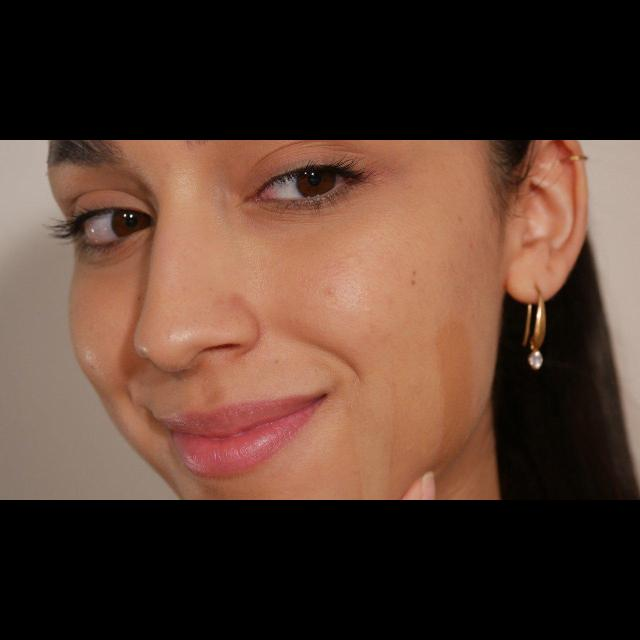
#> input picture Oily-Dry-Skin-Types/test/dry/dry_1d3b1b41c06745c89fb6_jpg.rf.9fe7b2181a36c2b6f67744be1af2fdd7.jpg, 640 x 640 px
$ python -i preprocess.py   (imports and definitions only)   (older library calls are emulated)
#> lines starting #> are read from the running program, lines starting #| are printed output that depends on the picture
#> further down, picture is the input picture: shape (640, 640, 3); mean B, G, R 47.2, 59.3, 84.9
import cv2
import numpy as np


# [42 lines left out: functions load_image, detect_face, calculate_blur_score, calculate_brightness_score, not called in this run]


def normalize_brightness(image):
    lab = cv2.cvtColor(image, cv2.COLOR_BGR2LAB)
#> lab: shape (640, 640, 3); mean of channels 0, 1, 2 69.3, 136.6, 138.8
    l_channel, a_channel, b_channel = cv2.split(lab)
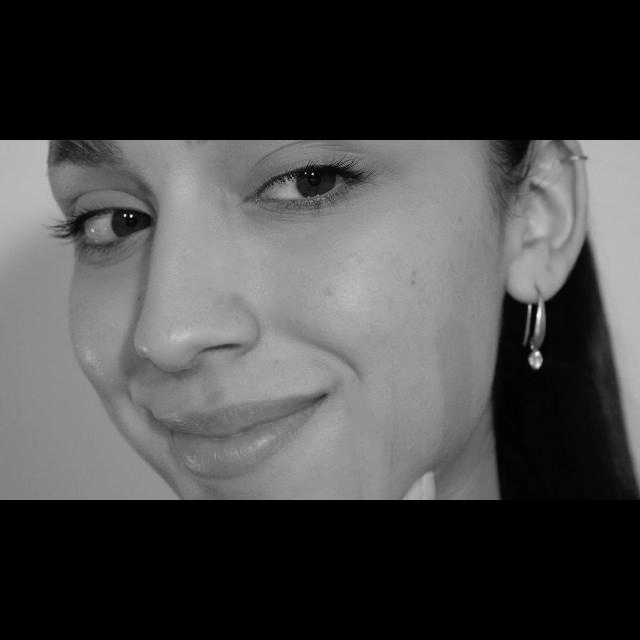
#> l_channel: shape (640, 640); min 0, max 249, mean 69.3
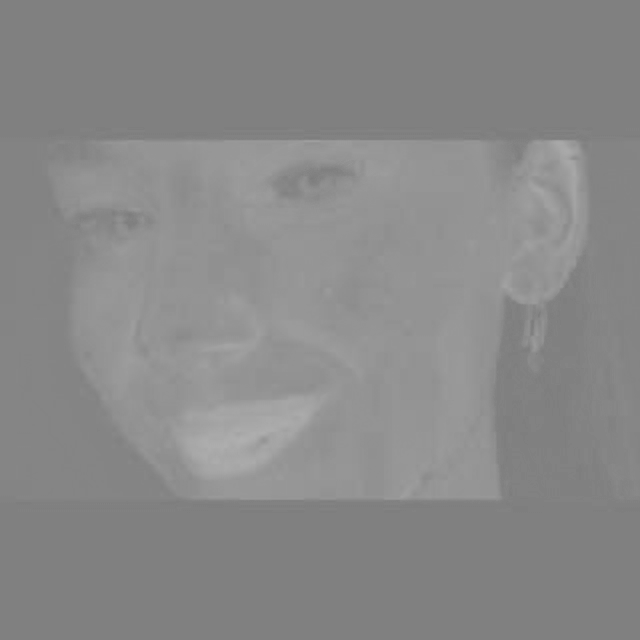
#> a_channel: shape (640, 640); min 124, max 176, mean 136.6

    clahe = cv2.createCLAHE(clipLimit=2.0, tileGridSize=(8, 8))
    corrected_l = clahe.apply(l_channel)
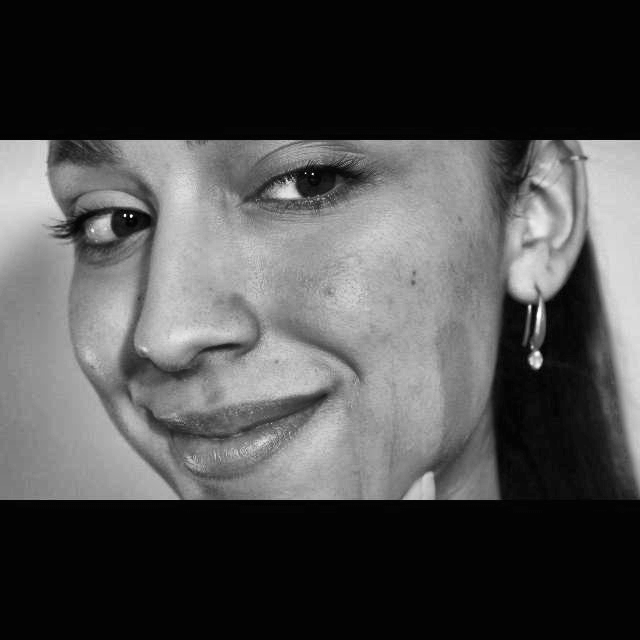
#> corrected_l: shape (640, 640); min 0, max 252, mean 75.8

    corrected_lab = cv2.merge((corrected_l, a_channel, b_channel))
#> corrected_lab: shape (640, 640, 3); mean of channels 0, 1, 2 75.8, 136.6, 138.8
    corrected_image = cv2.cvtColor(corrected_lab, cv2.COLOR_LAB2BGR)
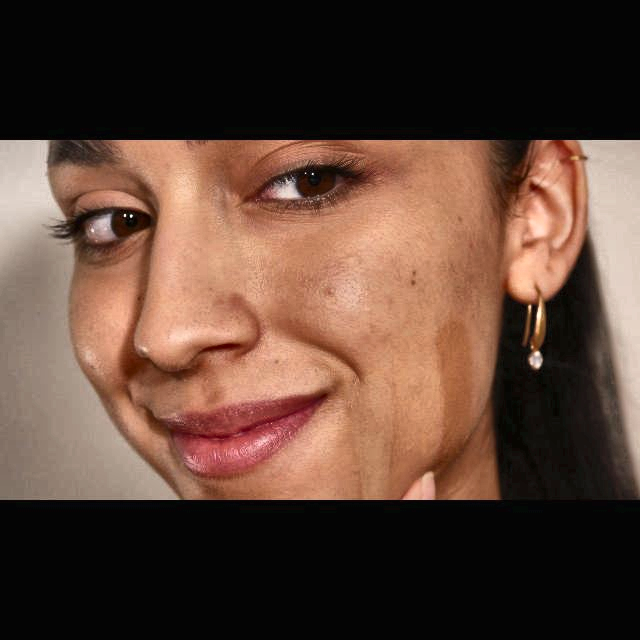
#> corrected_image: shape (640, 640, 3); mean B, G, R 54.2, 66.5, 92.3

    return corrected_image


# [23 lines left out: functions get_quality_status, estimate_quality_confidence, not called in this run]

>>> import cv2
>>> picture = cv2.imread('../../Oily-Dry-Skin-Types/test/dry/dry_1d3b1b41c06745c89fb6_jpg.rf.9fe7b2181a36c2b6f67744be1af2fdd7.jpg')
>>> result = normalize_brightness(picture)

$ run again, on Oily-Dry-Skin-Types/test/dry/dry_2e2591d4cf31b8e024a6_jpg.rf.e8a8db4db95cd0a0df0275d75fcd87a0.jpg
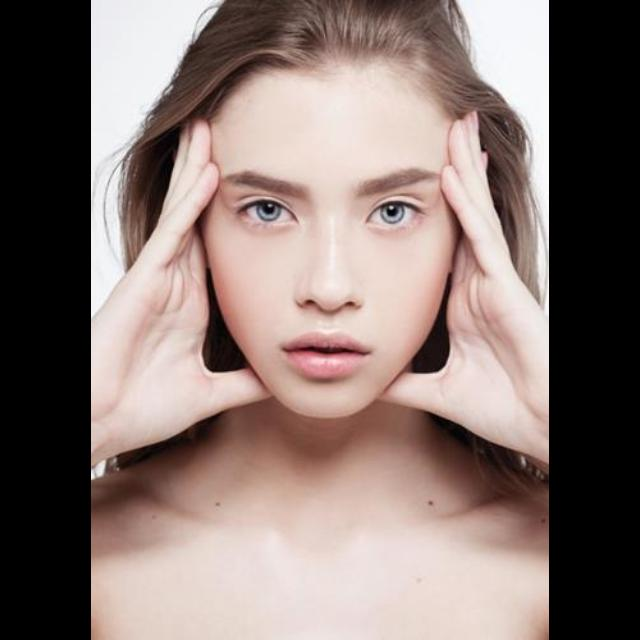
#> input picture Oily-Dry-Skin-Types/test/dry/dry_2e2591d4cf31b8e024a6_jpg.rf.e8a8db4db95cd0a0df0275d75fcd87a0.jpg, 640 x 640 px
#> picture is the input picture: shape (640, 640, 3); mean B, G, R 114.9, 119.9, 136.6
#> lab: shape (640, 640, 3); mean of channels 0, 1, 2 127.1, 133.6, 133.1
#> in normalize_brightness, `l_channel, a_channel, b_channel = cv2.split(lab)`:
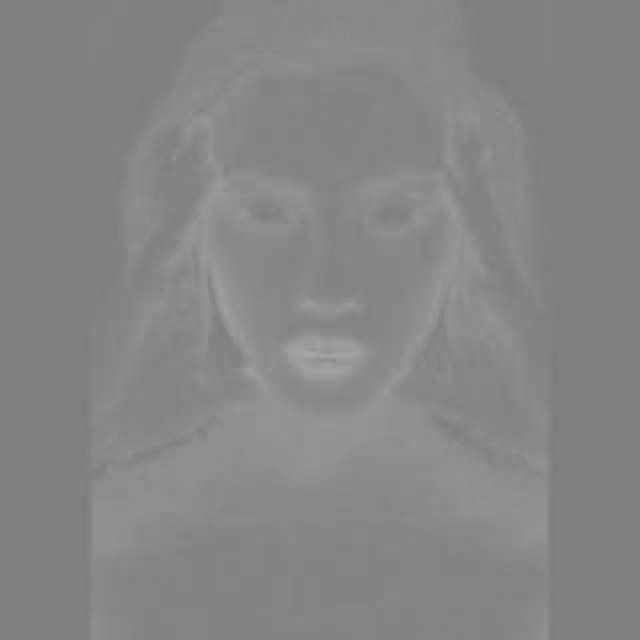
#> a_channel: shape (640, 640); min 124, max 171, mean 133.6
#> corrected_lab: shape (640, 640, 3); mean of channels 0, 1, 2 121.1, 133.6, 133.1
#> in normalize_brightness, `corrected_image = cv2.cvtColor(corrected_lab, cv2.COLOR_LAB2BGR)`:
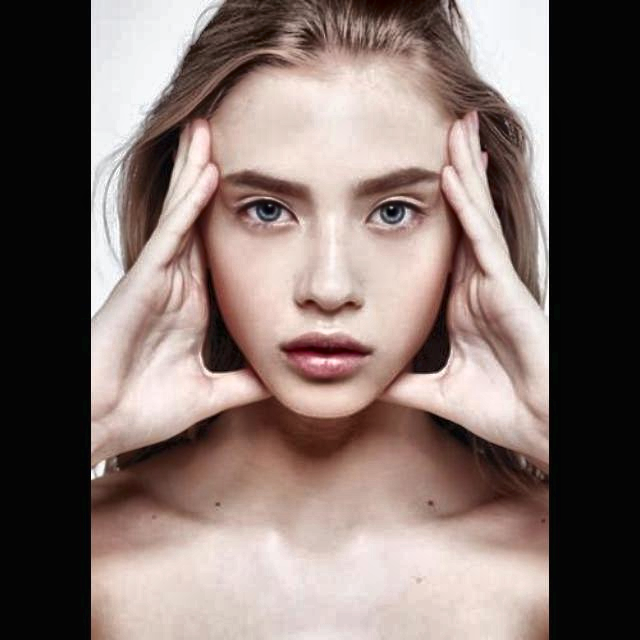
#> corrected_image: shape (640, 640, 3); mean B, G, R 109.4, 114.3, 130.5

$ run again, on Oily-Dry-Skin-Types/test/dry/dry_33489ccedfbd77039b4d_jpg.rf.bff22d94ad08b5402f1feb8e304a7368.jpg
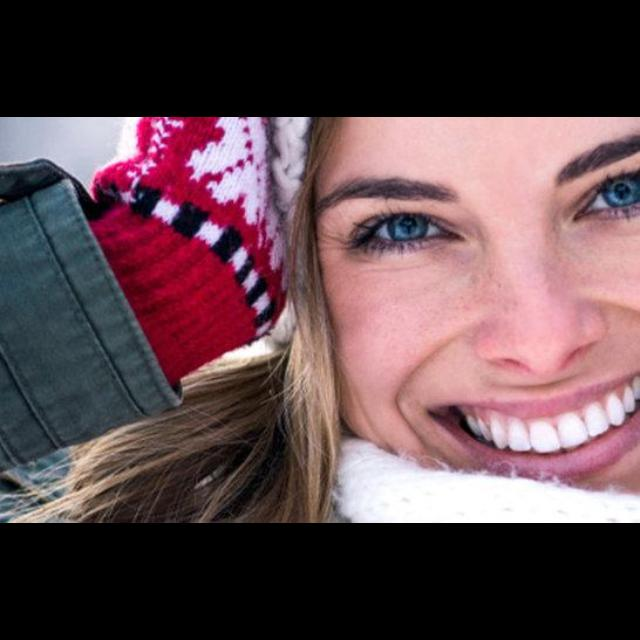
#> input picture Oily-Dry-Skin-Types/test/dry/dry_33489ccedfbd77039b4d_jpg.rf.bff22d94ad08b5402f1feb8e304a7368.jpg, 640 x 640 px
#> picture is the input picture: shape (640, 640, 3); mean B, G, R 77.5, 72.3, 96.2
#> lab: shape (640, 640, 3); mean of channels 0, 1, 2 83.9, 137.8, 130
#> in normalize_brightness, `l_channel, a_channel, b_channel = cv2.split(lab)`:
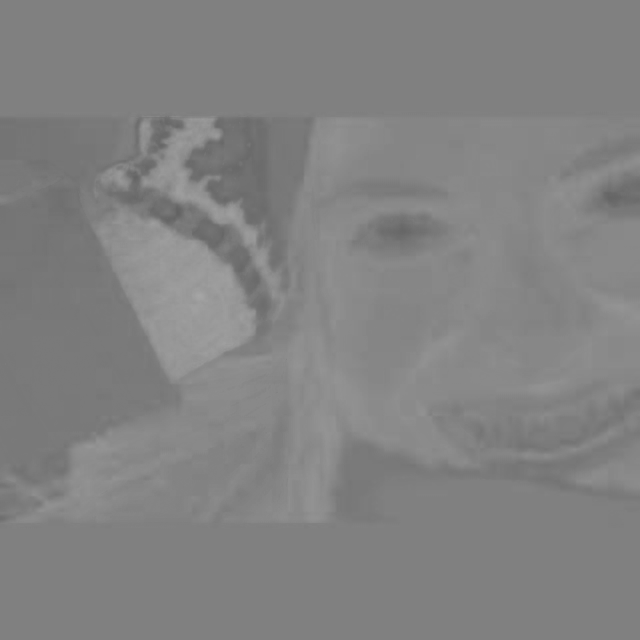
#> b_channel: shape (640, 640); min 98, max 166, mean 130
#> corrected_lab: shape (640, 640, 3); mean of channels 0, 1, 2 89.3, 137.8, 130
#> in normalize_brightness, `corrected_image = cv2.cvtColor(corrected_lab, cv2.COLOR_LAB2BGR)`:
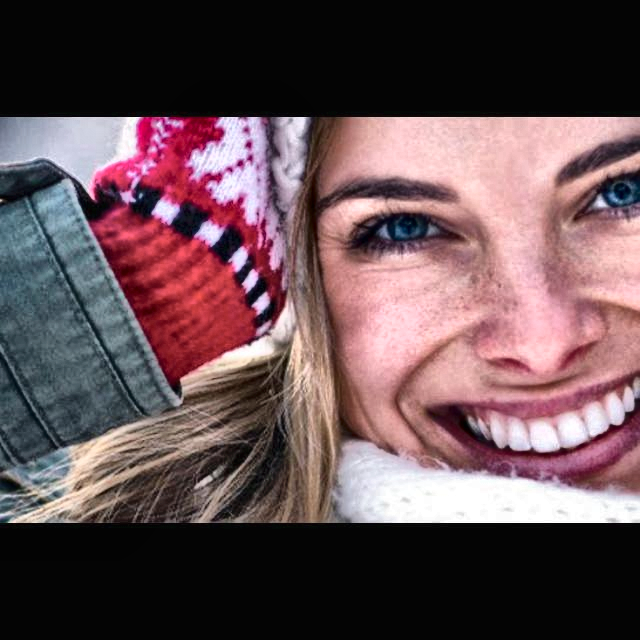
#> corrected_image: shape (640, 640, 3); mean B, G, R 83.1, 78.8, 101.8
